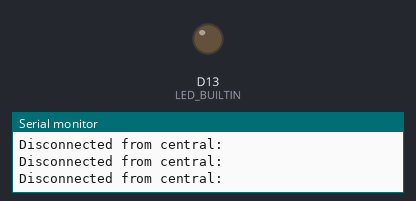
The sketch below on a simulated Arduino Nano 33 BLE. Parts: output pins drawn as LEDs (lit = HIGH), the last lines printed to the serial monitor. Nothing arrives over Bluetooth unless stated; a phone connects over Bluetooth LE 3 s after start.

Above: at 0.1 s.
At 3.1 s:
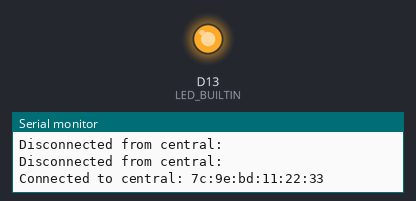
Timing chart, 0 to 4.6 s (numbered marks = the images above):
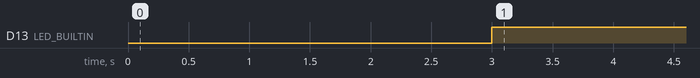

The sketch:

BLE_led.ino
```cpp
#include <ArduinoBLE.h>
#include <Wire.h>
#include <SPI.h>
#include <Arduino_LSM9DS1.h>

typedef struct {
  float acc_x, acc_y, acc_z;
  float gyro_x, gyro_y, gyro_z;
} SensorData_t;


SensorData_t SensorData;
unsigned char buffer[sizeof(SensorData)];
void ReadData();

BLEService imuService("0dd54ba6-6456-4cf9-87d3-e2b3319cb5d1"); // BLE Custom generation of UUID

// BLE LED Switch Characteristic - custom 128-bit UUID, read and writable by central
//BLEByteCharacteristic accCharacteristic("0dd54ba7-6456-4cf9-87d3-e2b3319cb5d1", BLERead | BLENotify, sizeof(SensorData)); //Lectura y actualizaciones
BLECharacteristic accCharacteristic("0dd54ba7-6456-4cf9-87d3-e2b3319cb5d1",
                                    BLERead | BLENotify, sizeof(SensorData));


//BLEByteCharacteristic gyrCharacteristic("0dd54ba8-6456-4cf9-87d3-e2b3319cb5d1", BLERead | BLENotify, sizeof(float) *3); //Lectura y actualizaciones

BLEByteCharacteristic switchCharacteristic("2A57", BLERead | BLEWrite);


void setup() {
  Serial.begin(9600);
  while (!Serial);

  // set LED's pin to output mode
  pinMode(LED_BUILTIN, OUTPUT);
  digitalWrite(LED_BUILTIN, LOW);         // when the central disconnects, turn off the LED

  //begin IMU initialization
  if (!IMU.begin()) {
    Serial.println("Failed to initialize IMU!");
    while(1);
  }
  IMU.setContinuousMode(); // Set continuous mode for the IMU

  // begin initialization
  if (!BLE.begin()) {
    Serial.println("starting Bluetooth® Low Energy failed!");

    while (1);
  }

  // set advertised local name and service UUID:
  BLE.setLocalName("Nano 33 BLE Sense");
  BLE.setAdvertisedService(imuService);

  // add the characteristic to the service
  imuService.addCharacteristic(accCharacteristic);
  imuService.addCharacteristic(switchCharacteristic);

  // add service
  BLE.addService(imuService);

  // set the initial value for the characteristic:
  switchCharacteristic.writeValue(0);

  // start advertising
  BLE.advertise();

  Serial.println("BLE LED Peripheral");
}
char hexString[4];  // Para almacenar el valor en hexadecimal como cadena

void loop() {
  // listen for Bluetooth® Low Energy peripherals to connect:
  BLEDevice central = BLE.central();

  // if a central is connected to peripheral:
  if (central) {
    Serial.print("Connected to central: ");
    // print the central's MAC address:
    Serial.println(central.address());
    digitalWrite(LED_BUILTIN, HIGH);            // turn on the LED to indicate the connection

    // while the central is still connected to peripheral:
    while (central.connected()) {
      if(switchCharacteristic){
      ReadData();
      memcpy(buffer, &SensorData, sizeof(SensorData));
      accCharacteristic.writeValue(buffer, sizeof(SensorData_t));
      // Imprimir el buffer en formato HEX para ver su contenido
      for (size_t i = 0; i < sizeof(SensorData); i++) {
        sprintf(hexString, "%02X ", buffer[i]);  // Convierte el byte en una cadena
        Serial.print(hexString);  // Imprime la cadena
      }
      Serial.println();


    delay(500);
    }
    }
  }
      // if the remote device wrote to the characteristic,
      // use the value to control the LED:
      /*
      if (accCharacteristic.write()) {
        switch (switchCharacteristic.notify()) {   // any value other than 0
          case 01:
            Serial.println("Red LED on");
            digitalWrite(LEDR, LOW);            // will turn the LED on
            digitalWrite(LEDG, HIGH);         // will turn the LED off
            digitalWrite(LEDB, HIGH);         // will turn the LED off
            break;
          case 02:
            Serial.println("Green LED on");
            digitalWrite(LEDR, HIGH);         // will turn the LED off
            digitalWrite(LEDG, LOW);        // will turn the LED on
            digitalWrite(LEDB, HIGH);        // will turn the LED off
            break;
          case 03:
            Serial.println("Blue LED on");
            digitalWrite(LEDR, HIGH);         // will turn the LED off
            digitalWrite(LEDG, HIGH);       // will turn the LED off
            digitalWrite(LEDB, LOW);         // will turn the LED on
            break;
          default:
            Serial.println(F("LEDs off"));
            digitalWrite(LEDR, HIGH);          // will turn the LED off
            digitalWrite(LEDG, HIGH);        // will turn the LED off
            digitalWrite(LEDB, HIGH);         // will turn the LED off
            break;
        }
      }
    }
*/
    // when the central disconnects, print it out:
    Serial.print(F("Disconnected from central: "));
    Serial.println(central.address());
    digitalWrite(LED_BUILTIN, LOW);         // when the central disconnects, turn off the LED
    //digitalWrite(LEDR, HIGH);          // will turn the LED off
    //digitalWrite(LEDG, HIGH);        // will turn the LED off
    //digitalWrite(LEDB, HIGH);         // will turn the LED off
  }


void ReadData(){
  IMU.readAcceleration(SensorData.acc_x, SensorData.acc_y, SensorData.acc_z);
  IMU.readGyroscope(SensorData.gyro_x, SensorData.gyro_y, SensorData.gyro_z);
}
```

Measured:
- by itself, D13 (LED_BUILTIN): LOW → HIGH at 3.0 s
